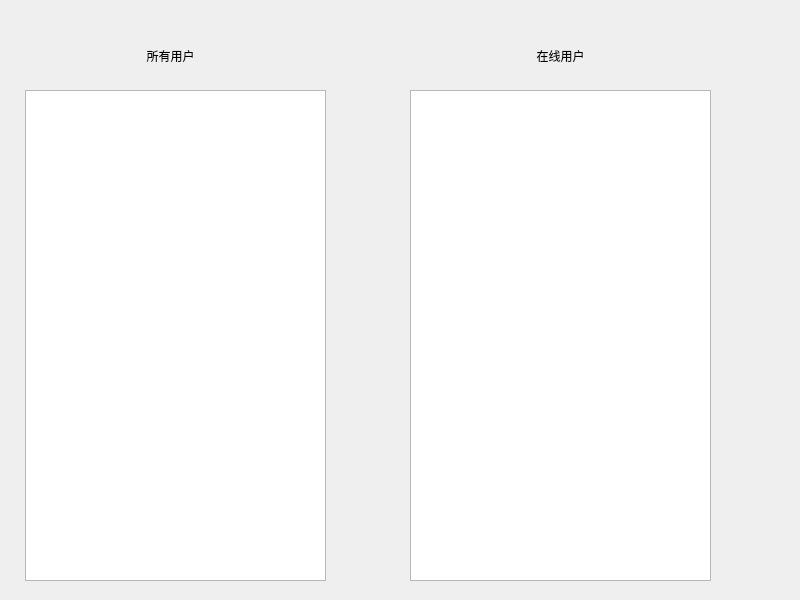
<?xml version="1.0" encoding="UTF-8"?>
<ui version="4.0">
 <class>ListenWindow</class>
 <widget class="QWidget" name="ListenWindow">
  <property name="geometry">
   <rect>
    <x>0</x>
    <y>0</y>
    <width>800</width>
    <height>600</height>
   </rect>
  </property>
  <property name="windowTitle">
   <string>Form</string>
  </property>
  <widget class="QLabel" name="label">
   <property name="geometry">
    <rect>
     <x>90</x>
     <y>35</y>
     <width>161</width>
     <height>41</height>
    </rect>
   </property>
   <property name="text">
    <string>所有用户</string>
   </property>
   <property name="alignment">
    <set>Qt::AlignCenter</set>
   </property>
  </widget>
  <widget class="QListWidget" name="allUser">
   <property name="geometry">
    <rect>
     <x>25</x>
     <y>90</y>
     <width>301</width>
     <height>491</height>
    </rect>
   </property>
  </widget>
  <widget class="QListWidget" name="onlineUser">
   <property name="geometry">
    <rect>
     <x>410</x>
     <y>90</y>
     <width>301</width>
     <height>491</height>
    </rect>
   </property>
  </widget>
  <widget class="QLabel" name="label_2">
   <property name="geometry">
    <rect>
     <x>480</x>
     <y>35</y>
     <width>161</width>
     <height>41</height>
    </rect>
   </property>
   <property name="text">
    <string>在线用户</string>
   </property>
   <property name="alignment">
    <set>Qt::AlignCenter</set>
   </property>
  </widget>
 </widget>
 <resources/>
 <connections/>
</ui>
